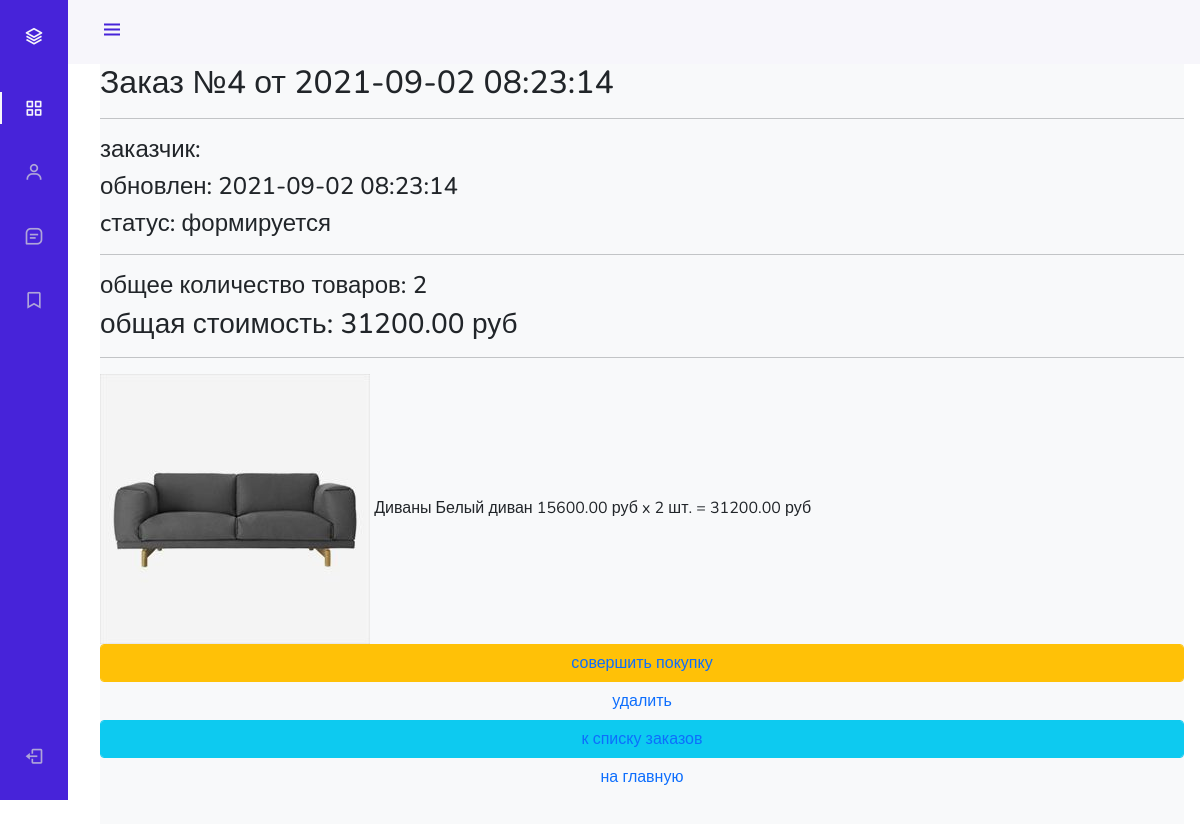
The page /order/read/4/ on the database its author committed.
### ordersapp/models.py (models this page shows, shortened)
class Order(models.Model):
    FORMING = 'FM'
    SENT_TO_PROCEED = 'STP'
    PROCEEDED = 'PRD'
    PAID = 'PD'
    READY = 'RDY'
    CANCEL = 'CNC'
    ORDER_STATUS_CHOICES = (
        (FORMING, 'формируется'),
        (SENT_TO_PROCEED, 'отправлено в обработку'),
        (PROCEEDED, 'обрабатывается'),
        (PAID, 'оплачен'),
        (READY, 'готов к выдаче'),
        (CANCEL, 'отменен'),
    )
    user = models.ForeignKey(
        settings.AUTH_USER_MODEL,
        on_delete=models.CASCADE,
    )
    created = models.DateTimeField(
        verbose_name='создан',
        auto_now_add=True,
    )
    updated = models.DateTimeField(
        verbose_name='обновлен',
        auto_now=True,
    )
    status = models.CharField(
        verbose_name='статус',
        max_length=3,
        choices=ORDER_STATUS_CHOICES,
        default=FORMING,
    )
    is_active = models.BooleanField(
        verbose_name='активен',
        default=True
    )
    class Meta:
        ordering = ('-created',)
        verbose_name = 'заказ'
        verbose_name_plural = 'заказы'
    def get_total_quantity(self):
        items = self.orderitems.select_related()
        return sum(list(map(lambda x: x.quantity, items)))
    def get_total_cost(self):
        items = self.orderitems.select_related()
        return sum(list(map(lambda x: x.quantity * x.product.price, items)))

class OrderItem(models.Model):
    objects = OrderItemQuerySet.as_manager()
    order = models.ForeignKey(
        Order,
        related_name='orderitems',
        on_delete=models.CASCADE,
    )
    product = models.ForeignKey(
        Product,
        verbose_name='продукт',
        on_delete=models.CASCADE,
    )
    quantity = models.PositiveIntegerField(
        verbose_name='количество',
        default=0
    )
    def get_product_cost(self):
        return self.product.price * self.quantity

### mainapp/models.py (models this page shows, shortened)
class Product(models.Model):
    category = models.ForeignKey(
        ProductCategory,
        on_delete=models.CASCADE,
        verbose_name='категория',
    )
    name = models.CharField(
        verbose_name='название продукта',
        max_length=128,
    )
    short_desc = models.CharField(
        max_length=256,
        blank=True,
        verbose_name='краткое описание',
    )
    image = models.ImageField(
        upload_to='products_images',
        blank=True,
    )
    description = models.TextField(
        verbose_name='описание',
        blank=True,
    )
    price = models.DecimalField(
        verbose_name='цена',
        max_digits=8,
        decimal_places=2,
        default=0,
    )
    quantity = models.PositiveIntegerField(
        verbose_name='количество на складе',
        default=0,
    )
    is_active = models.BooleanField(default=True)
    class Meta:
        verbose_name = 'товар'
        verbose_name_plural = 'товары'

class ProductCategory(models.Model):
    name = models.CharField(
        verbose_name='имя',
        max_length=64,
        unique=True,
    )
    description = models.TextField(
        verbose_name='описание',
        blank=True,
    )
    created = models.DateTimeField(auto_now_add=True)
    updated = models.DateTimeField(auto_now=True)
    class Meta:
        verbose_name = 'категория'
        verbose_name_plural = 'категории'

### ordersapp/views.py (the view)
# urls.py: path('read/<int:pk>/', OrderRead.as_view(), name='order_read'),
class OrderRead(DetailView):
   model = Order
   template_name = 'ordersapp/order_detail.html'
   def get_context_data(self, **kwargs):
       context = super(OrderRead, self).get_context_data(**kwargs)
       context['title'] = 'заказ/просмотр'
       return context

### mainapp/context_processors.py (called while the page is built)
def basket(request):
    print('Привет, это контекстный процессор')
    basket = []
    if request.user.is_authenticated:
        basket = Basket.objects.filter(user=request.user)
    return {
        'basket': basket,
    }

### ordersapp/templates/ordersapp/order_detail.html
{% extends "adminapp/base.html" %}
{% load static %}
{% block content %}
   {% include 'ordersapp/includes/inc_order_summary.html' %}
   <div class="basket_list">
       {% for item in object.orderitems.select_related %}
           <div class="basket_record">
               <img src="{{ item.product.image }}"
                    alt="{{ item.product.short_desc }}">
               <span class="category_name">
                   {{ item.product.category.name }}
               </span>
               <span class="product_name">{{ item.product.name }}</span>
               <span class="product_price">
                   {{ item.product.price }}&nbspруб
               </span>
               <span class="product_quantitiy">
                   x {{ item.quantity }} шт.
               </span>
               <span class="product_cost">
                    = {{ item.get_product_cost }}&nbspруб
               </span>
           </div>
       {% endfor %}
   </div>
   {% include 'ordersapp/includes/inc_order_actions.html' %}
{% endblock %}

### ordersapp/templates/ordersapp/includes/inc_order_summary.html (shortened to what this page needs)
{% if object %}
   <div class="h2">Заказ №{{ object.pk }} от {{ object.created|date:"Y-m-d H:i:s" }}</div>
   <hr>
   <div class="h4">заказчик: {{ user.last_name }} {{ user.first_name }} </div>
   <div class="h4">обновлен: {{ object.updated|date:"Y-m-d H:i:s" }}</div>
   <div class="h4">cтатус: {{ object.get_status_display }}</div>
   <hr>
   <div class="h4">
       общее количество товаров: <span class="order_total_quantity">{{ object.get_total_quantity }}</span>
   </div>
   <div class="h3">
       общая стоимость: <span class="order_total_cost">{{ object.get_total_cost }}</span> руб
   </div>
{% endif %}
<hr>

### geekshop/static/geekshop/style.css (style rules this page uses)
* { margin: 0; padding: 0; }
body { font-family: 'Montserrat', sans-serif; }
html, body { height: 100%; }

### adminapp/static/adminapp/css/style.css (style rules this page uses)
:root { --header-height: 3rem; --nav-width: 68px; --first-color: #4723D9; --first-color-light: #AFA5D9; --white-color: #F7F6FB; --body-font: 'Nunito', sans-serif; --normal-font-size: 1rem; --z-fixed: 100 }
body { position: relative; margin: var(--header-height) 0 0 0; padding: 0 1rem; font-family: var(--body-font); font-size: var(--normal-font-size); transition: .5s }
@media screen and (min-width: 768px) { body { margin: calc(var(--header-height) + 1rem) 0 0 0; padding-left: calc(var(--nav-width) + 2rem) } }

### rows shown on the page
Order: pk "4", created "2021-09-02 08:23:14", updated "2021-09-02 08:23:14", status "формируется", get_total_quantity "2", get_total_cost "31200.00"
OrderItem: product.image (picture), product.category.name "Диваны", product.name "Белый диван", product.price "15600.00", quantity "2", get_product_cost "31200.00"
